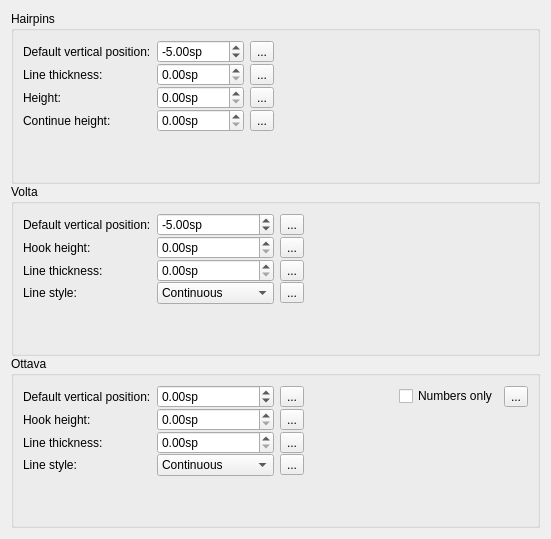
     <widget class="QWidget" name="Page13">
      <layout class="QVBoxLayout" name="verticalLayout_19">
       <property name="spacing">
        <number>0</number>
       </property>
       <item>
        <widget class="QGroupBox" name="groupBox_11">
         <property name="title">
          <string>Hairpins</string>
         </property>
         <layout class="QGridLayout" name="gridLayout_7">
          <property name="verticalSpacing">
           <number>0</number>
          </property>
          <item row="1" column="0">
           <widget class="QLabel" name="label_8">
            <property name="text">
             <string>Line thickness:</string>
            </property>
            <property name="buddy">
             <cstring>hairpinLineWidth</cstring>
            </property>
           </widget>
          </item>
          <item row="1" column="1">
           <widget class="QDoubleSpinBox" name="hairpinLineWidth">
            <property name="suffix">
             <string extracomment="spatium unit">sp</string>
            </property>
            <property name="singleStep">
             <double>0.010000000000000</double>
            </property>
           </widget>
          </item>
          <item row="1" column="3">
           <spacer>
            <property name="orientation">
             <enum>Qt::Horizontal</enum>
            </property>
            <property name="sizeHint" stdset="0">
             <size>
              <width>254</width>
              <height>20</height>
             </size>
            </property>
           </spacer>
          </item>
          <item row="2" column="0">
           <widget class="QLabel" name="label_9">
            <property name="text">
             <string>Height:</string>
            </property>
            <property name="buddy">
             <cstring>hairpinHeight</cstring>
            </property>
           </widget>
          </item>
          <item row="2" column="1">
           <widget class="QDoubleSpinBox" name="hairpinHeight">
            <property name="suffix">
             <string extracomment="spatium unit">sp</string>
            </property>
            <property name="singleStep">
             <double>0.100000000000000</double>
            </property>
           </widget>
          </item>
          <item row="3" column="0">
           <widget class="QLabel" name="label_10">
            <property name="text">
             <string>Continue height:</string>
            </property>
            <property name="buddy">
             <cstring>hairpinContinueHeight</cstring>
            </property>
           </widget>
          </item>
          <item row="3" column="1">
           <widget class="QDoubleSpinBox" name="hairpinContinueHeight">
            <property name="suffix">
             <string extracomment="spatium unit">sp</string>
            </property>
            <property name="singleStep">
             <double>0.100000000000000</double>
            </property>
           </widget>
          </item>
          <item row="4" column="0">
           <spacer>
            <property name="orientation">
             <enum>Qt::Vertical</enum>
            </property>
            <property name="sizeHint" stdset="0">
             <size>
              <width>20</width>
              <height>40</height>
             </size>
            </property>
           </spacer>
          </item>
          <item row="0" column="0">
           <widget class="QLabel" name="label_95">
            <property name="text">
             <string>Default vertical position:</string>
            </property>
            <property name="buddy">
             <cstring>hairpinY</cstring>
            </property>
           </widget>
          </item>
          <item row="0" column="1">
           <widget class="QDoubleSpinBox" name="hairpinY">
            <property name="suffix">
             <string extracomment="spatium unit">sp</string>
            </property>
            <property name="minimum">
             <double>-1000.000000000000000</double>
            </property>
            <property name="maximum">
             <double>1000.000000000000000</double>
            </property>
            <property name="value">
             <double>-5.000000000000000</double>
            </property>
           </widget>
          </item>
          <item row="0" column="2">
           <widget class="QToolButton" name="resetHairpinY">
            <property name="sizePolicy">
             <sizepolicy hsizetype="Fixed" vsizetype="Fixed">
              <horstretch>0</horstretch>
              <verstretch>0</verstretch>
             </sizepolicy>
            </property>
            <property name="toolTip">
             <string>Reset value</string>
            </property>
            <property name="text">
             <string notr="true">...</string>
            </property>
           </widget>
          </item>
          <item row="1" column="2">
           <widget class="QToolButton" name="resetHairpinLineWidth">
            <property name="sizePolicy">
             <sizepolicy hsizetype="Fixed" vsizetype="Fixed">
              <horstretch>0</horstretch>
              <verstretch>0</verstretch>
             </sizepolicy>
            </property>
            <property name="toolTip">
             <string>Reset value</string>
            </property>
            <property name="text">
             <string notr="true">...</string>
            </property>
           </widget>
          </item>
          <item row="2" column="2">
           <widget class="QToolButton" name="resetHairpinHeight">
            <property name="sizePolicy">
             <sizepolicy hsizetype="Fixed" vsizetype="Fixed">
              <horstretch>0</horstretch>
              <verstretch>0</verstretch>
             </sizepolicy>
            </property>
            <property name="toolTip">
             <string>Reset value</string>
            </property>
            <property name="text">
             <string notr="true">...</string>
            </property>
           </widget>
          </item>
          <item row="3" column="2">
           <widget class="QToolButton" name="resetHairpinContinueHeight">
            <property name="sizePolicy">
             <sizepolicy hsizetype="Fixed" vsizetype="Fixed">
              <horstretch>0</horstretch>
              <verstretch>0</verstretch>
             </sizepolicy>
            </property>
            <property name="toolTip">
             <string>Reset value</string>
            </property>
            <property name="text">
             <string notr="true">...</string>
            </property>
           </widget>
          </item>
         </layout>
        </widget>
       </item>
       <item>
        <widget class="QGroupBox" name="groupBox_15">
         <property name="title">
          <string>Volta</string>
         </property>
         <layout class="QGridLayout" name="gridLayout0">
          <property name="verticalSpacing">
           <number>0</number>
          </property>
          <item row="0" column="3">
           <spacer name="horizontalSpacer_5">
            <property name="orientation">
             <enum>Qt::Horizontal</enum>
            </property>
            <property name="sizeHint" stdset="0">
             <size>
              <width>40</width>
              <height>20</height>
             </size>
            </property>
           </spacer>
          </item>
          <item row="0" column="1">
           <widget class="QDoubleSpinBox" name="voltaY">
            <property name="suffix">
             <string extracomment="spatium unit">sp</string>
            </property>
            <property name="minimum">
             <double>-1000.000000000000000</double>
            </property>
            <property name="maximum">
             <double>1000.000000000000000</double>
            </property>
            <property name="value">
             <double>-5.000000000000000</double>
            </property>
           </widget>
          </item>
          <item row="4" column="0">
           <spacer name="verticalSpacer_13">
            <property name="orientation">
             <enum>Qt::Vertical</enum>
            </property>
            <property name="sizeHint" stdset="0">
             <size>
              <width>20</width>
              <height>40</height>
             </size>
            </property>
           </spacer>
          </item>
          <item row="1" column="0">
           <widget class="QLabel" name="label_42">
            <property name="text">
             <string>Hook height:</string>
            </property>
            <property name="buddy">
             <cstring>voltaHook</cstring>
            </property>
           </widget>
          </item>
          <item row="1" column="1">
           <widget class="QDoubleSpinBox" name="voltaHook">
            <property name="suffix">
             <string>sp</string>
            </property>
           </widget>
          </item>
          <item row="2" column="0">
           <widget class="QLabel" name="label_64">
            <property name="text">
             <string>Line thickness:</string>
            </property>
            <property name="buddy">
             <cstring>voltaLineWidth</cstring>
            </property>
           </widget>
          </item>
          <item row="2" column="1">
           <widget class="QDoubleSpinBox" name="voltaLineWidth">
            <property name="suffix">
             <string>sp</string>
            </property>
           </widget>
          </item>
          <item row="3" column="1">
           <widget class="QComboBox" name="voltaLineStyle">
            <item>
             <property name="text">
              <string>Continuous</string>
             </property>
            </item>
            <item>
             <property name="text">
              <string>Dashed</string>
             </property>
            </item>
            <item>
             <property name="text">
              <string>Dotted</string>
             </property>
            </item>
            <item>
             <property name="text">
              <string>Dash-dotted</string>
             </property>
            </item>
            <item>
             <property name="text">
              <string>Dash-dot-dotted</string>
             </property>
            </item>
           </widget>
          </item>
          <item row="3" column="0">
           <widget class="QLabel" name="label_104">
            <property name="text">
             <string>Line style:</string>
            </property>
            <property name="buddy">
             <cstring>voltaLineStyle</cstring>
            </property>
           </widget>
          </item>
          <item row="0" column="0">
           <widget class="QLabel" name="label_40">
            <property name="text">
             <string>Default vertical position:</string>
            </property>
            <property name="buddy">
             <cstring>voltaY</cstring>
            </property>
           </widget>
          </item>
          <item row="0" column="2">
           <widget class="QToolButton" name="resetVoltaY">
            <property name="sizePolicy">
             <sizepolicy hsizetype="Fixed" vsizetype="Fixed">
              <horstretch>0</horstretch>
              <verstretch>0</verstretch>
             </sizepolicy>
            </property>
            <property name="toolTip">
             <string>Reset value</string>
            </property>
            <property name="text">
             <string notr="true">...</string>
            </property>
           </widget>
          </item>
          <item row="1" column="2">
           <widget class="QToolButton" name="resetVoltaHook">
            <property name="sizePolicy">
             <sizepolicy hsizetype="Fixed" vsizetype="Fixed">
              <horstretch>0</horstretch>
              <verstretch>0</verstretch>
             </sizepolicy>
            </property>
            <property name="toolTip">
             <string>Reset value</string>
            </property>
            <property name="text">
             <string notr="true">...</string>
            </property>
           </widget>
          </item>
          <item row="2" column="2">
           <widget class="QToolButton" name="resetVoltaLineWidth">
            <property name="sizePolicy">
             <sizepolicy hsizetype="Fixed" vsizetype="Fixed">
              <horstretch>0</horstretch>
              <verstretch>0</verstretch>
             </sizepolicy>
            </property>
            <property name="toolTip">
             <string>Reset value</string>
            </property>
            <property name="text">
             <string notr="true">...</string>
            </property>
           </widget>
          </item>
          <item row="3" column="2">
           <widget class="QToolButton" name="resetVoltaLineStyle">
            <property name="sizePolicy">
             <sizepolicy hsizetype="Fixed" vsizetype="Fixed">
              <horstretch>0</horstretch>
              <verstretch>0</verstretch>
             </sizepolicy>
            </property>
            <property name="toolTip">
             <string>Reset value</string>
            </property>
            <property name="text">
             <string notr="true">...</string>
            </property>
           </widget>
          </item>
         </layout>
        </widget>
       </item>
       <item>
        <widget class="QGroupBox" name="groupBox_16">
         <property name="minimumSize">
          <size>
           <width>0</width>
           <height>100</height>
          </size>
         </property>
         <property name="title">
          <string>Ottava</string>
         </property>
         <layout class="QGridLayout" name="gridLayout_12">
          <property name="verticalSpacing">
           <number>0</number>
          </property>
          <item row="0" column="2">
           <widget class="QToolButton" name="resetOttavaY">
            <property name="sizePolicy">
             <sizepolicy hsizetype="Fixed" vsizetype="Fixed">
              <horstretch>0</horstretch>
              <verstretch>0</verstretch>
             </sizepolicy>
            </property>
            <property name="toolTip">
             <string>Reset value</string>
            </property>
            <property name="text">
             <string notr="true">...</string>
            </property>
           </widget>
          </item>
          <item row="2" column="0">
           <widget class="QLabel" name="label_88">
            <property name="text">
             <string>Line thickness:</string>
            </property>
            <property name="buddy">
             <cstring>ottavaLineWidth</cstring>
            </property>
           </widget>
          </item>
          <item row="0" column="1">
           <widget class="QDoubleSpinBox" name="ottavaY">
            <property name="suffix">
             <string extracomment="spatium unit">sp</string>
            </property>
            <property name="minimum">
             <double>-1000.000000000000000</double>
            </property>
            <property name="maximum">
             <double>1000.000000000000000</double>
            </property>
           </widget>
          </item>
          <item row="2" column="1">
           <widget class="QDoubleSpinBox" name="ottavaLineWidth">
            <property name="suffix">
             <string extracomment="spatium unit">sp</string>
            </property>
           </widget>
          </item>
          <item row="1" column="0">
           <widget class="QLabel" name="label_87">
            <property name="text">
             <string>Hook height:</string>
            </property>
            <property name="buddy">
             <cstring>ottavaHook</cstring>
            </property>
           </widget>
          </item>
          <item row="1" column="1">
           <widget class="QDoubleSpinBox" name="ottavaHook">
            <property name="suffix">
             <string extracomment="spatium unit">sp</string>
            </property>
           </widget>
          </item>
          <item row="3" column="1">
           <widget class="QComboBox" name="ottavaLineStyle">
            <item>
             <property name="text">
              <string>Continuous</string>
             </property>
            </item>
            <item>
             <property name="text">
              <string>Dashed</string>
             </property>
            </item>
            <item>
             <property name="text">
              <string>Dotted</string>
             </property>
            </item>
            <item>
             <property name="text">
              <string>Dash-dotted</string>
             </property>
            </item>
            <item>
             <property name="text">
              <string>Dash-dot-dotted</string>
             </property>
            </item>
           </widget>
          </item>
          <item row="0" column="0">
           <widget class="QLabel" name="label_81">
            <property name="text">
             <string>Default vertical position:</string>
            </property>
            <property name="buddy">
             <cstring>ottavaY</cstring>
            </property>
           </widget>
          </item>
          <item row="4" column="0">
           <spacer name="verticalSpacer_14">
            <property name="orientation">
             <enum>Qt::Vertical</enum>
            </property>
            <property name="sizeHint" stdset="0">
             <size>
              <width>20</width>
              <height>40</height>
             </size>
            </property>
           </spacer>
          </item>
          <item row="3" column="0">
           <widget class="QLabel" name="label_105">
            <property name="text">
             <string>Line style:</string>
            </property>
            <property name="buddy">
             <cstring>ottavaLineStyle</cstring>
            </property>
           </widget>
          </item>
          <item row="1" column="2">
           <widget class="QToolButton" name="resetOttavaHook">
            <property name="sizePolicy">
             <sizepolicy hsizetype="Fixed" vsizetype="Fixed">
              <horstretch>0</horstretch>
              <verstretch>0</verstretch>
             </sizepolicy>
            </property>
            <property name="toolTip">
             <string>Reset value</string>
            </property>
            <property name="text">
             <string notr="true">...</string>
            </property>
           </widget>
          </item>
          <item row="2" column="2">
           <widget class="QToolButton" name="resetOttavaLineWidth">
            <property name="sizePolicy">
             <sizepolicy hsizetype="Fixed" vsizetype="Fixed">
              <horstretch>0</horstretch>
              <verstretch>0</verstretch>
             </sizepolicy>
            </property>
            <property name="toolTip">
             <string>Reset value</string>
            </property>
            <property name="text">
             <string notr="true">...</string>
            </property>
           </widget>
          </item>
          <item row="3" column="2">
           <widget class="QToolButton" name="resetOttavaLineStyle">
            <property name="sizePolicy">
             <sizepolicy hsizetype="Fixed" vsizetype="Fixed">
              <horstretch>0</horstretch>
              <verstretch>0</verstretch>
             </sizepolicy>
            </property>
            <property name="toolTip">
             <string>Reset value</string>
            </property>
            <property name="text">
             <string notr="true">...</string>
            </property>
           </widget>
          </item>
          <item row="0" column="4">
           <widget class="QCheckBox" name="ottavaNumbersOnly">
            <property name="text">
             <string>Numbers only</string>
            </property>
           </widget>
          </item>
          <item row="0" column="3">
           <spacer name="horizontalSpacer_15">
            <property name="orientation">
             <enum>Qt::Horizontal</enum>
            </property>
            <property name="sizeHint" stdset="0">
             <size>
              <width>40</width>
              <height>20</height>
             </size>
            </property>
           </spacer>
          </item>
          <item row="0" column="5">
           <widget class="QToolButton" name="resetOttavaNumbersOnly">
            <property name="sizePolicy">
             <sizepolicy hsizetype="Fixed" vsizetype="Fixed">
              <horstretch>0</horstretch>
              <verstretch>0</verstretch>
             </sizepolicy>
            </property>
            <property name="toolTip">
             <string>Reset value</string>
            </property>
            <property name="text">
             <string notr="true">...</string>
            </property>
           </widget>
          </item>
         </layout>
        </widget>
       </item>
      </layout>
     </widget>
